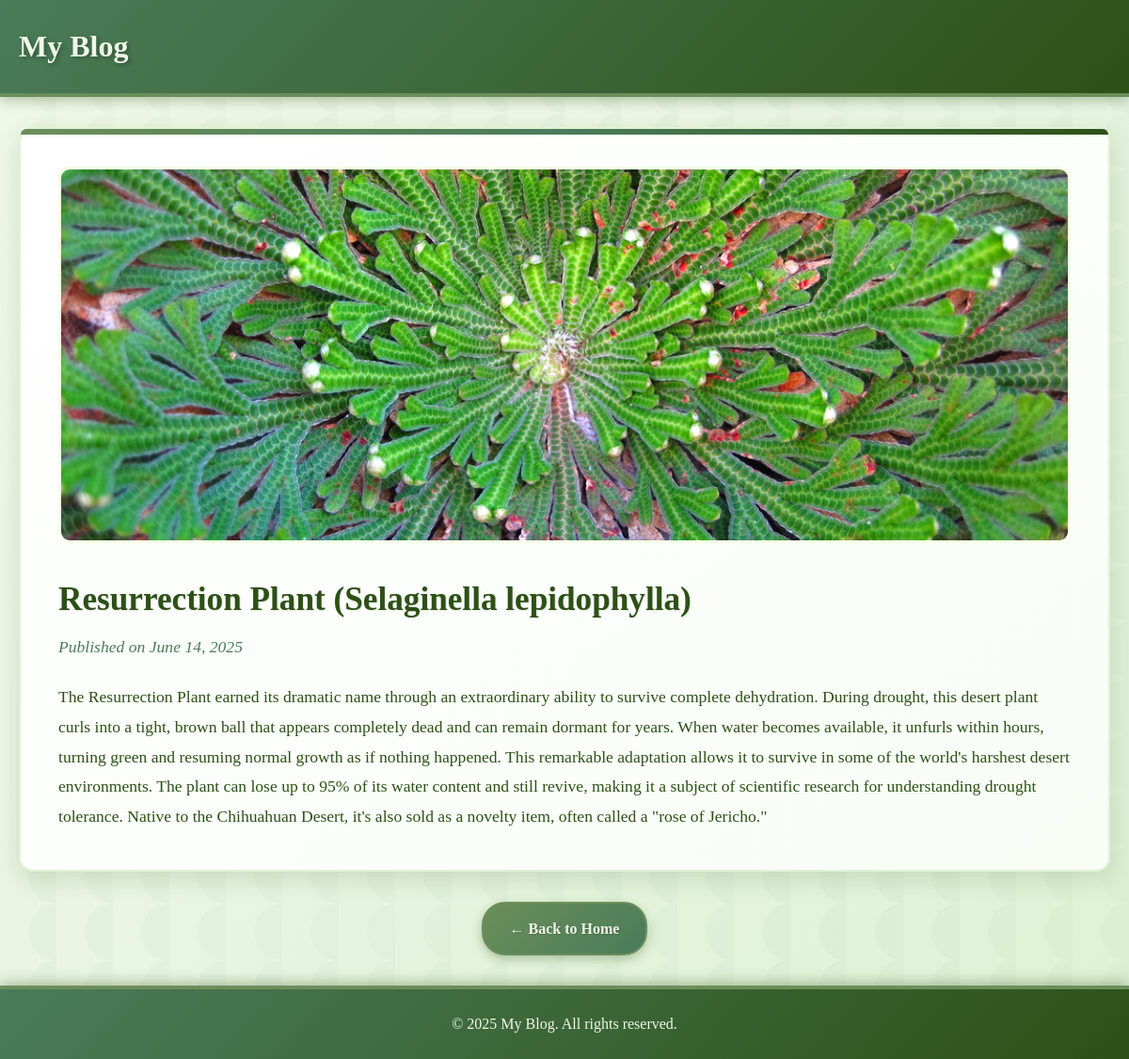
The page /article/23/ on the database its author committed.
### blog/models.py (models this page shows, shortened)
class Article(models.Model):
    title = models.CharField(max_length=200)
    content = models.TextField()
    image = models.ImageField(upload_to='articles/', default='articles/default.jpg')
    created_date = models.DateTimeField(default=timezone.now)
    class Meta:
        ordering = ['-created_date']

### blog/views.py (the view)
# urls.py: path('article/<int:article_id>/', views.article_detail, name='article_detail'),
def article_detail(request, article_id):
    article = get_object_or_404(Article, id=article_id)
    return render(request, 'article_detail.html', {'article': article})

### templates/article_detail.html (shortened to what this page needs)
{% extends 'base.html' %}  {% block content %}
<article class="article-detail">
  <img
    src="{{ article.image.url }}"
    alt="{{ article.title }}"
    class="article-image"
  />
  <h1>{{ article.title }}</h1>
  <p class="article-date">
    Published on {{ article.created_date|date:"F d, Y" }}
  </p>
  <div class="article-content">{{ article.content|linebreaks }}</div>
</article>
<div class="back-to-home">
  <a href="{% url 'home' %}" class="btn">← Back to Home</a>
</div>
{% endblock %}

### static/css/style.css (style rules this page uses)
* { margin: 0; padding: 0; box-sizing: border-box; }
body { font-family: 'Georgia', 'Times New Roman', serif; line-height: 1.6; color: #2d5016; background: linear-gradient(135deg, #f0f8e8 0%, #e8f5e1 50%, #ddf2d4 100%); background-attachment: fixed; }
.article-detail { background: linear-gradient(145deg, #ffffff 0%, #f8fdf6 100%); padding: 2.5rem; border-radius: 15px; box-shadow: 0 8px 25px rgba(45, 80, 22, 0.15); margin-bottom: 2rem; border: 2px solid #e0f2d4; position: relative; }
.article-detail::before { content: ''; position: absolute; top: 0; left: 0; right: 0; height: 6px; background: linear-gradient(90deg, #6b8e5a, #4a7c59, #2d5016); border-radius: 15px 15px 0 0; }
.article-image { width: 100%; height: 400px; object-fit: cover; border-radius: 12px; margin-bottom: 1.5rem; filter: brightness(1.1) saturate(1.2); border: 3px solid #e0f2d4; }
.article-detail h1 { color: #2d5016; margin-bottom: 0.5rem; font-size: 2.2rem; text-shadow: 1px 1px 2px rgba(0, 0, 0, 0.1); }
.article-date { color: #4a7c59; margin-bottom: 1.5rem; font-style: italic; font-size: 1.1rem; }
.article-content { font-size: 1.1rem; line-height: 1.8; color: #2d5016; }
.back-to-home { text-align: center; }
.btn { display: inline-block; background: linear-gradient(135deg, #6b8e5a 0%, #4a7c59 100%); color: #f0f8e8; padding: 14px 28px; text-decoration: none; border-radius: 25px; transition: all 0.3s ease; font-weight: bold; text-shadow: 1px 1px 2px rgba(0, 0, 0, 0.2); box-shadow: 0 4px 12px rgba(45, 80, 22, 0.3); border: 2px solid #6b8e5a; }
body::before { content: ''; position: fixed; top: 0; left: 0; width: 100%; height: 100%; z-index: -1; pointer-events: none; }

### rows shown on the page
Article: image (picture), title "Resurrection Plant (Selaginella lepidophylla)", created_date "June 14, 2025", content "The Resurrection Plant earned its dramatic name through an extraordinary ability to survive complete dehydration. During drought, this desert plant curls into a tight, brown ball that appears completely dead and can remain dormant for years. When water becomes available, it unfurls within hours, turning green and resuming normal growth as if nothing happened. This remarkable adaptation allows it to survive in some of the world's harshest desert environments. The plant can lose up to 95% of its water content and still revive, making it a subject of scientific research for understanding drought tolerance. Native to the Chihuahuan Desert, it's also sold as a novelty item, often called a \"rose…"
